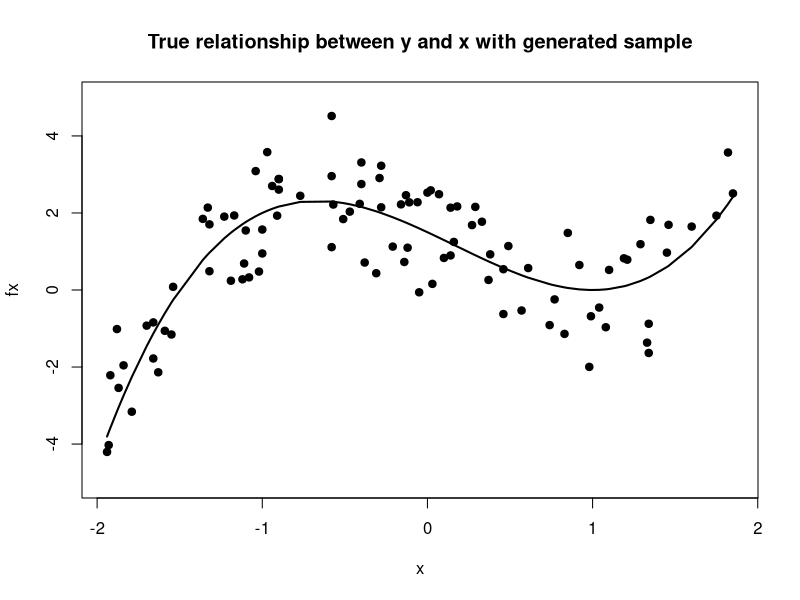

Generate this figure with R:
## ---- chunk 1
library(leaps)
## ---- chunk 2
n <- 100
sig <- 1
b <- c(1.5, -2,-0.5, 1)
set.seed(10)
x <- sort(round(runif(n, -2, 2), 2))
eps <- rnorm(n, 0, sig)
ones <- vector(length = n) + 1
x2 <- x^2
x3 <- x^3
xmat <- cbind(ones, x, x2, x3)
fx <- xmat %*% b
y <- fx + eps
data <- data.frame(x, y)
plot(x, fx, type = 'l', lwd = 2, ylim = c(-5, 5),
     main = 'True relationship between y and x with generated sample')
points(x, y, pch=19)
## ---- chunk 3
data[, 3] <- data[, 1]^2
data[, 4] <- data[, 1]^3
data[, 5] <- data[, 1]^4
data[, 6] <- data[, 1]^5
data[, 7] <- data[, 1]^6
data[, 8] <- data[, 1]^7
data[, 9] <- data[, 1]^8
data[, 10] <- data[, 1]^9
data[, 11] <- data[, 1]^10

sub <- leaps::regsubsets(as.matrix(data[, -2]), as.matrix(data[,2]))
our_sum <- summary(sub)

fourth <- coef(sub, 4)
third <- coef(sub, 3)
